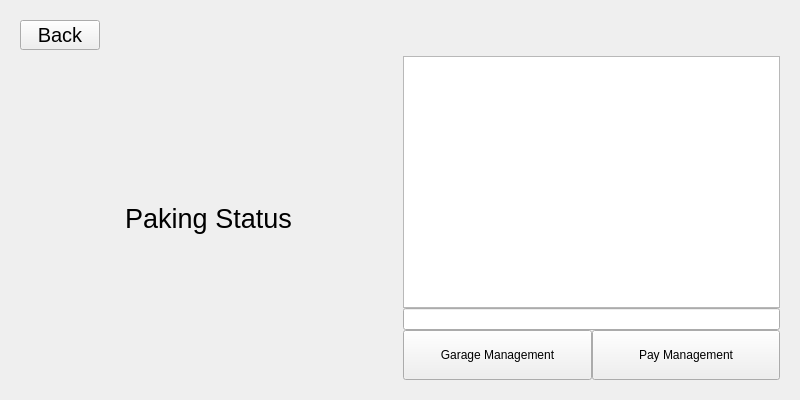
<?xml version="1.0" encoding="UTF-8"?>
<ui version="4.0">
 <class>ManagerMode</class>
 <widget class="QWidget" name="ManagerMode">
  <property name="geometry">
   <rect>
    <x>0</x>
    <y>0</y>
    <width>800</width>
    <height>400</height>
   </rect>
  </property>
  <property name="windowTitle">
   <string>Form</string>
  </property>
  <layout class="QVBoxLayout" name="verticalLayout_4" stretch="0">
   <item>
    <widget class="QStackedWidget" name="stackedWidget">
     <widget class="QWidget" name="page">
      <layout class="QVBoxLayout" name="verticalLayout_5">
       <item>
        <layout class="QHBoxLayout" name="horizontalLayout">
         <item>
          <widget class="QPushButton" name="pPBToMain">
           <property name="maximumSize">
            <size>
             <width>100</width>
             <height>30</height>
            </size>
           </property>
           <property name="font">
            <font>
             <pointsize>15</pointsize>
            </font>
           </property>
           <property name="text">
            <string>Back</string>
           </property>
          </widget>
         </item>
         <item>
          <spacer name="horizontalSpacer">
           <property name="orientation">
            <enum>Qt::Horizontal</enum>
           </property>
           <property name="sizeHint" stdset="0">
            <size>
             <width>40</width>
             <height>10</height>
            </size>
           </property>
          </spacer>
         </item>
        </layout>
       </item>
       <item>
        <layout class="QHBoxLayout" name="horizontalLayout_2" stretch="5,5">
         <item>
          <layout class="QVBoxLayout" name="verticalLayout_6">
           <property name="rightMargin">
            <number>0</number>
           </property>
           <item>
            <widget class="QLabel" name="label">
             <property name="sizePolicy">
              <sizepolicy hsizetype="Preferred" vsizetype="Preferred">
               <horstretch>0</horstretch>
               <verstretch>0</verstretch>
              </sizepolicy>
             </property>
             <property name="baseSize">
              <size>
               <width>0</width>
               <height>0</height>
              </size>
             </property>
             <property name="font">
              <font>
               <pointsize>20</pointsize>
              </font>
             </property>
             <property name="text">
              <string>Paking Status</string>
             </property>
             <property name="alignment">
              <set>Qt::AlignCenter</set>
             </property>
            </widget>
           </item>
          </layout>
         </item>
         <item>
          <layout class="QVBoxLayout" name="verticalLayout" stretch="7,1,2">
           <property name="spacing">
            <number>0</number>
           </property>
           <item>
            <layout class="QVBoxLayout" name="verticalLayout_2" stretch="0">
             <property name="spacing">
              <number>0</number>
             </property>
             <item>
              <widget class="QTableWidget" name="tableWidget"/>
             </item>
            </layout>
           </item>
           <item>
            <layout class="QVBoxLayout" name="verticalLayout_3">
             <property name="spacing">
              <number>0</number>
             </property>
             <item>
              <widget class="QLineEdit" name="lineEdit"/>
             </item>
            </layout>
           </item>
           <item>
            <layout class="QHBoxLayout" name="horizontalLayout_4">
             <item>
              <widget class="QPushButton" name="pushButton_2">
               <property name="sizePolicy">
                <sizepolicy hsizetype="Minimum" vsizetype="Fixed">
                 <horstretch>0</horstretch>
                 <verstretch>0</verstretch>
                </sizepolicy>
               </property>
               <property name="minimumSize">
                <size>
                 <width>0</width>
                 <height>50</height>
                </size>
               </property>
               <property name="text">
                <string>Garage Management</string>
               </property>
              </widget>
             </item>
             <item>
              <widget class="QPushButton" name="pushButton_3">
               <property name="minimumSize">
                <size>
                 <width>0</width>
                 <height>50</height>
                </size>
               </property>
               <property name="text">
                <string>Pay Management</string>
               </property>
              </widget>
             </item>
            </layout>
           </item>
          </layout>
         </item>
        </layout>
       </item>
      </layout>
     </widget>
    </widget>
   </item>
  </layout>
 </widget>
 <resources/>
 <connections/>
</ui>
